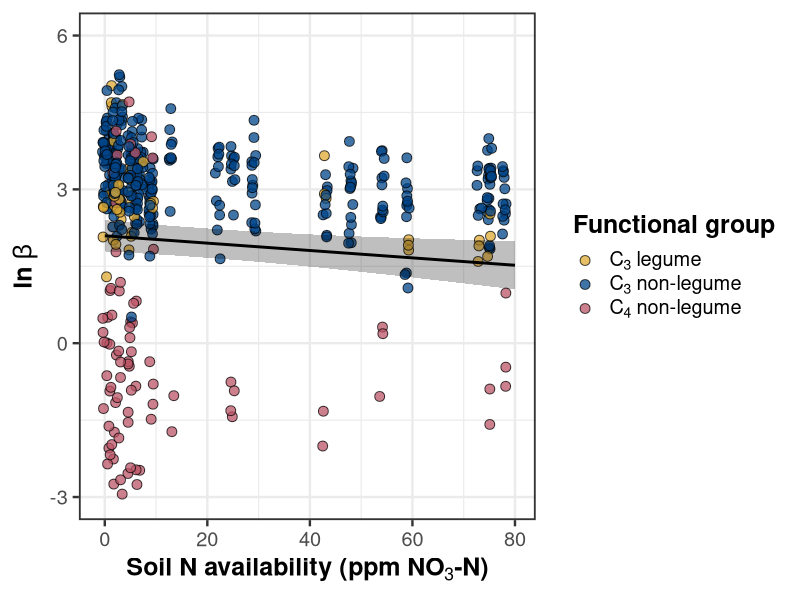
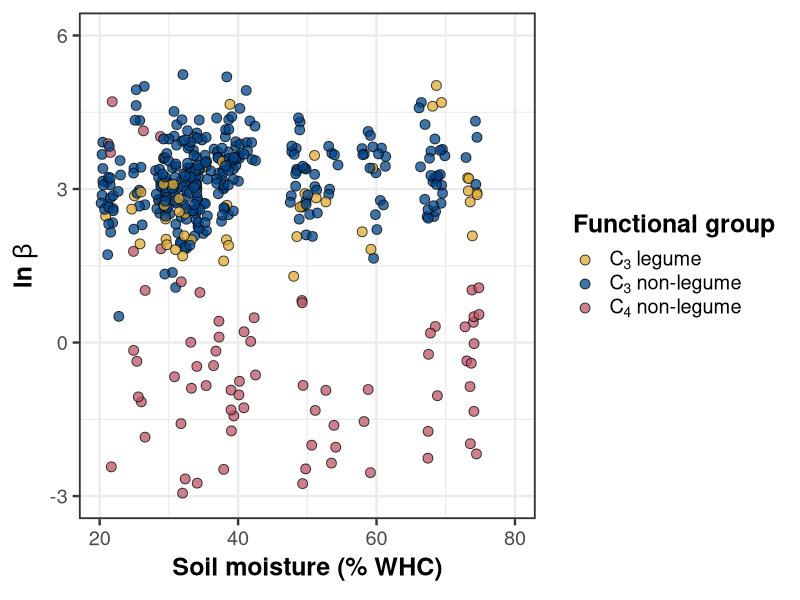
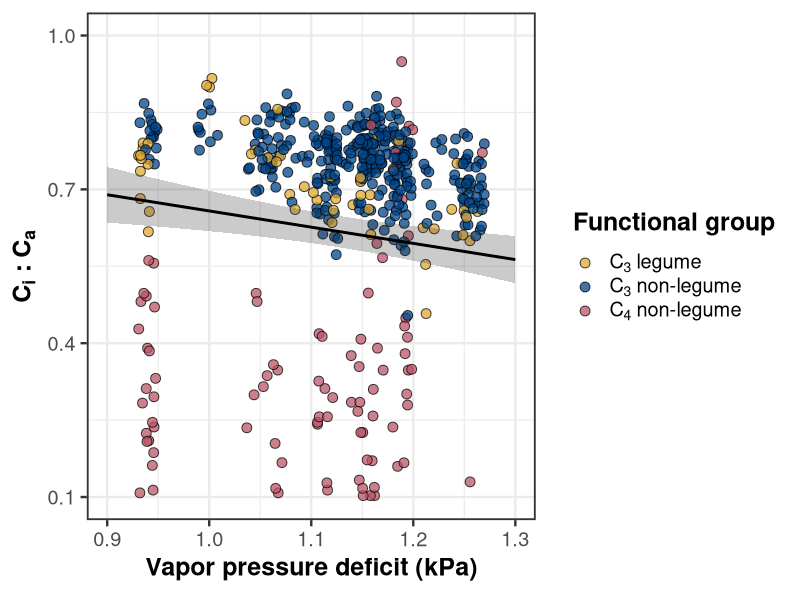
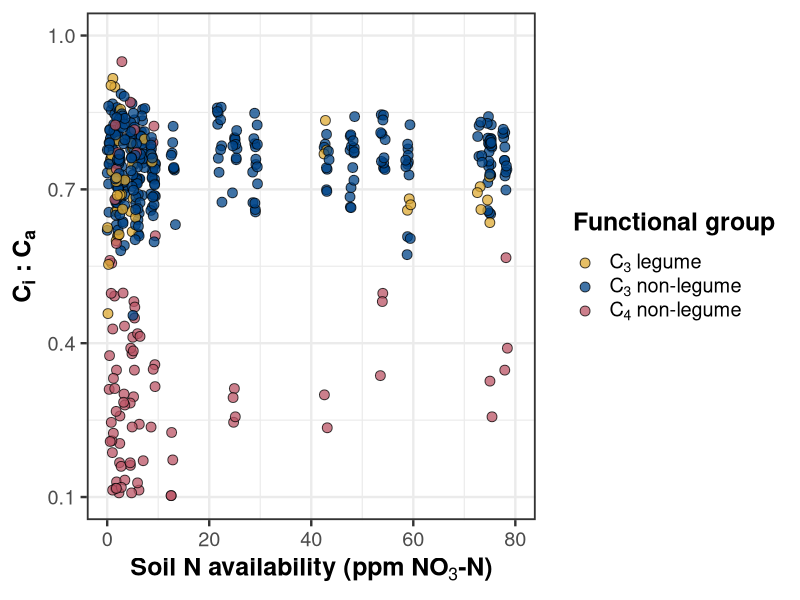
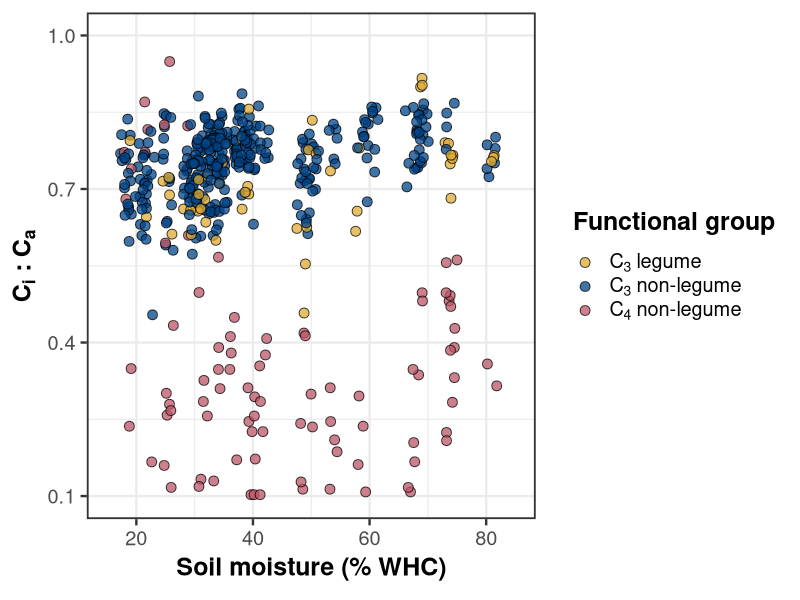
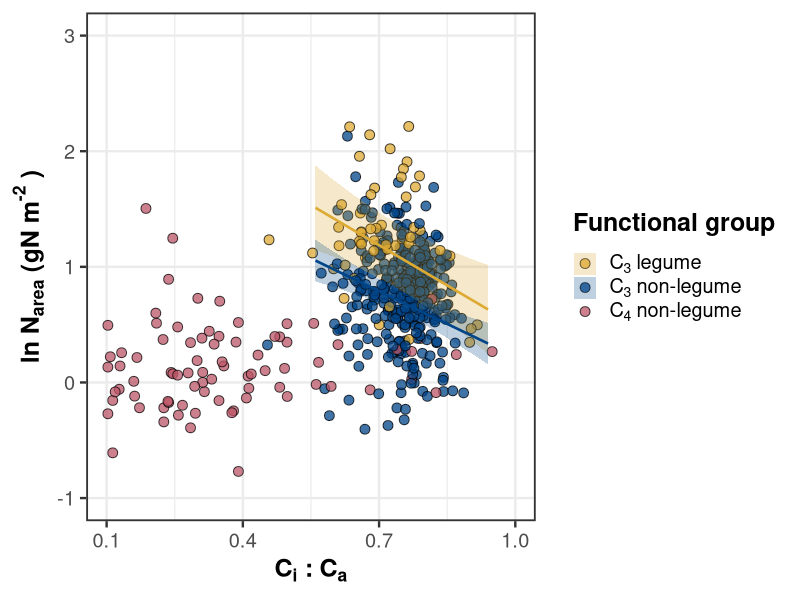
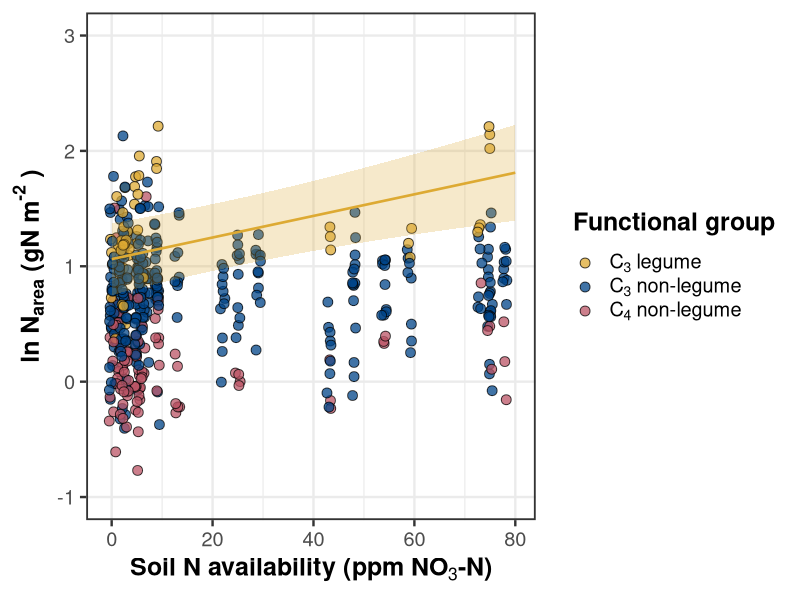
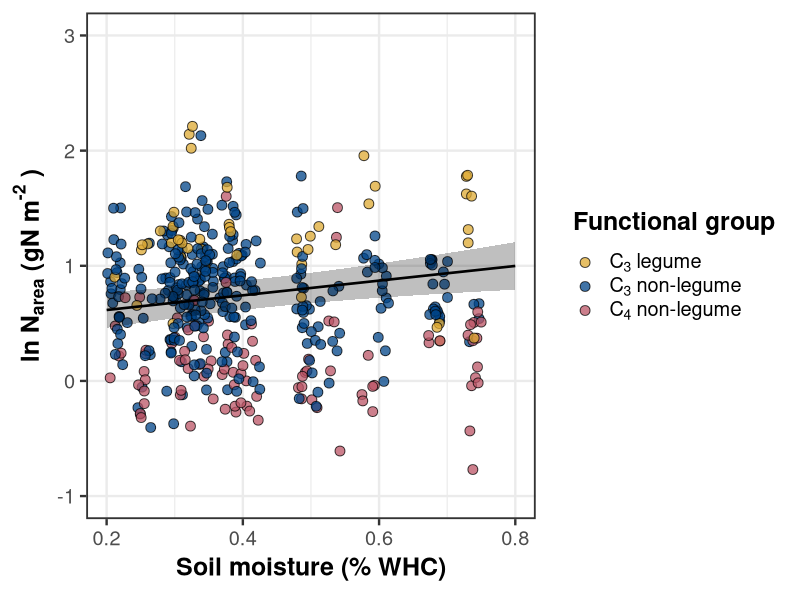

Write R code to recreate these figures, in order.
##########################################################################
## Load libraries and import data
##########################################################################
# Libraries
library(lme4)
library(emmeans)
library(tidyverse)
library(ggpubr)

# Turn off digit rounding in emmean args
emm_options(opt.digits = FALSE)

# Load compiled datasheet
df <- read.csv("../data_sheets/TXeco_compiled_datasheet2.csv",
               na.strings = c("NA", "NaN")) %>%
  filter(site != "Bell_2020_05" & 
           site != "Russel_2020_01") %>%
  mutate(pft = ifelse(pft == "c4_graminoid", 
                      "c4_nonlegume",
                      ifelse(pft == "c3_graminoid" | pft == "c3_forb" | pft == "c3_shrub",
                             "c3_nonlegume", 
                             ifelse(pft == "legume", 
                                    "c3_legume", 
                                    NA))))

## Add colorblind friendly palette
cbbPalette <- c("#0077BB", "#33BBEE", "#009988", "#EE7733", "#CC3311")
cbbPalette2 <- c("#CC3311", "#EE7733", "#009988", "#33BBEE", "#0077BB")
cbbPalette3 <- c("#DDAA33", "#004488", "#BB5566")

## Figure out sample sizes within each pft class
length(df$pft[df$pft == "c3_legume"])
length(df$pft[df$pft == "c3_nonlegume"])
length(df$pft[df$pft == "c4_nonlegume"])

## Convert VPD from hPa (PRISM units) to kPa (standard)
df$vpd4 <- df$vpd4 / 10

## Remove outliers from statistical models
df$narea[df$narea > 10] <- NA
df$n.leaf[c(509)] <- NA
df$marea[df$marea > 1000] <- NA

## Add general models
beta <- lmer(log(beta) ~ wn90_perc * soil.no3n * pft + (1 | NCRS.code), data = df)
chi <- lmer(chi ~ (vpd4+ (wn90_perc * soil.no3n)) * pft + 
              (1 | NCRS.code), data = df)
narea <- lmer(log(narea) ~ (chi + (soil.no3n * wn90_perc)) * pft + (1 | NCRS.code),
              data = df)
nmass <- lmer(log(n.leaf) ~ (chi + (soil.no3n * wn90_perc)) * pft + (1 | NCRS.code),
              data = df)
marea <- lmer(log(marea) ~ (chi + (soil.no3n * wn90_perc)) * pft + (1 | NCRS.code),
              data = df)

##########################################################################
## Beta - soil N
##########################################################################
test(emtrends(beta, ~pft, "soil.no3n"))

beta.no3n.pft <- data.frame(emmeans(beta, ~1, "soil.no3n",
                                    at = list(soil.no3n = seq(0,80,1))))

## Plot
beta.no3n <- ggplot(data = subset(df, !is.na(pft)), 
                        aes(x = soil.no3n, y = log(beta))) +
   geom_jitter(aes(fill = pft),
               width = 0.5, size = 3, alpha = 0.75, shape = 21) +
  geom_ribbon(data = beta.no3n.pft, 
              aes(x = soil.no3n, y = emmean, ymin = lower.CL, 
                  ymax = upper.CL), fill = "black", alpha = 0.25) +
  geom_line(data = beta.no3n.pft, aes(x = soil.no3n, y = emmean), 
            size = 1, color = "black") +
  scale_fill_manual(values = c(cbbPalette3), 
                    labels = c(expression("C"[3]~"legume"),
                               expression("C"[3]~"non-legume"),
                               expression("C"[4]~"non-legume"))) +
  scale_linetype_manual(values = c("dashed", "solid")) +
  scale_x_continuous(limits = c(-1, 80), breaks = seq(0, 80, 20)) +
  scale_y_continuous(limits = c(-3, 6), breaks = seq(-3, 6, 3)) +
  labs(x = expression(bold("Soil N availability (ppm NO"[3]*"-N)")),
       y = expression(bold(ln~beta)),
       fill = "Functional group") +
  theme_bw(base_size = 18) +
  theme(legend.text.align = 0,
        panel.border = element_rect(size = 1.25),
        legend.title = element_text(face = "bold")) +
  guides(color = "none")
beta.no3n

##########################################################################
## Beta - soil moisture
##########################################################################
test(emtrends(beta, ~pft, "wn90_perc"))

beta.sm.pft <- data.frame(emmeans(beta, ~pft, "wn90_perc",
                                    at = list(wn90_perc = seq(0,1,0.01))))

beta.sm <- data.frame(emmeans(beta, ~1, "wn90_perc",
                                at = list(wn90_perc = seq(0,1,0.01)))) %>%
  dplyr::select(pft = X1, everything()) %>%
  full_join(beta.sm.pft) %>%
  mutate(linetype = ifelse(pft == "c4_nonlegume", "solid", "dashed"))

# Plot
beta.h2o <- ggplot(data = subset(df, !is.na(pft)), 
                       aes(x = wn90_perc, y = log(beta))) +
  geom_jitter(aes(fill = pft),
              width = 0.01, size = 3, alpha = 0.75, shape = 21) +
  # geom_ribbon(data = subset(beta.sm, pft != "overall"),
  #             aes(x = wn2_perc, y = emmean, ymin = lower.CL,
  #                 ymax = upper.CL, fill = pft),
  #             alpha = 0.3) +
  # geom_line(data = subset(beta.sm, pft != "overall"),
  #           aes(x = wn2_perc, y = emmean, linetype = linetype, color = pft),
  #           size = 1) +
  scale_fill_manual(values = c(cbbPalette3), 
                    labels = c(expression("C"[3]~"legume"),
                               expression("C"[3]~"non-legume"),
                               expression("C"[4]~"non-legume"))) +
  scale_color_manual(values = c(cbbPalette3), 
                     labels = c(expression("C"[3]~"legume"),
                                expression("C"[3]~"non-legume"),
                                expression("C"[4]~"non-legume"))) +
  scale_x_continuous(limits = c(0.2, 0.8), breaks = seq(0.2, 0.8, 0.2),
                     labels = c(20, 40, 60, 80)) +
  scale_y_continuous(limits = c(-3, 6), breaks = seq(-3, 6, 3)) +
  labs(x = expression(bold("Soil moisture (% WHC)")),
       y = expression(bold(ln~beta)),
       fill = "Functional group",
       color = "Functional group") +
  guides(linetype = "none") +
  theme_bw(base_size = 18) +
  theme(legend.text.align = 0,
        panel.border = element_rect(size = 1.25),
        legend.title = element_text(face = "bold"))
beta.h2o

##########################################################################
## Write beta plot
##########################################################################
# Write plot
png("../working_drafts/figs/TXeco_fig2_beta.png",
    width = 12, height = 4.5, units = 'in', res = 600)
ggarrange(beta.no3n, beta.h2o,
          nrow = 1, ncol = 2, common.legend = TRUE, legend = "right", 
          align = "hv", labels = c("(a)", "(b)"), font.label = list(size = 18))
dev.off()

##########################################################################
## Chi - VPD
##########################################################################
test(emtrends(chi, ~pft, "vpd4"))

chi.vpd.pft <- data.frame(emmeans(chi, ~1, "vpd4",
                                  at = list(vpd4 = seq(0.9,1.3,0.01))))

chi.vpd <- ggplot(data = df, aes(x = vpd4, y = chi)) +
  geom_jitter(aes(fill = pft),
              width = 0.01, size = 3, alpha = 0.75, shape = 21) +
  geom_ribbon(data = chi.vpd.pft, 
              aes(x = vpd4, y = emmean, ymin = lower.CL, 
                  ymax = upper.CL), alpha = 0.25) +
  geom_line(data = chi.vpd.pft, aes(x = vpd4, y = emmean), 
            size = 1, color = "black") +
  scale_fill_manual(values = c(cbbPalette3), 
                    labels = c(expression("C"[3]~"legume"),
                               expression("C"[3]~"non-legume"),
                               expression("C"[4]~"non-legume"))) +
  scale_x_continuous(limits = c(0.9, 1.3), breaks = seq(0.9, 1.3, 0.1)) +
  scale_y_continuous(limits = c(0.1, 1), breaks = seq(0.1, 1, 0.3)) +
  labs(x = expression(bold("Vapor pressure deficit (kPa)")),
       y = expression(bold("C"["i"]*" : C"["a"])),
       fill = expression(bold("Functional group"))) +
  guides(color = "none") +
  theme_bw(base_size = 18) +
  theme(legend.text.align = 0,
        panel.border = element_rect(size = 1.25))
chi.vpd

##########################################################################
## Chi - soil N
##########################################################################
test(emtrends(chi, ~pft, "soil.no3n"))

chi.no3n.pft <- data.frame(emmeans(chi, ~pft, "soil.no3n",
                                  at = list(soil.no3n = seq(0,80,1)))) %>%
  filter(pft == "c4_nonlegume")

chi.no3n <- ggplot(data = df, aes(x = soil.no3n, y = chi)) +
  geom_jitter(aes(fill = pft),
              width = 0.5, size = 3, alpha = 0.75, shape = 21) +
  scale_fill_manual(values = c(cbbPalette3), 
                    labels = c(expression("C"[3]~"legume"),
                               expression("C"[3]~"non-legume"),
                               expression("C"[4]~"non-legume"))) +
  scale_linetype_manual(values = c("dashed", "solid")) +
  scale_x_continuous(limits = c(0, 80), breaks = seq(0, 80, 20)) +
  scale_y_continuous(limits = c(0.1, 1), breaks = seq(0.1, 1, 0.3)) +
  labs(x = expression(bold("Soil N availability (ppm NO"[3]*"-N)")),
       y = expression(bold("C"["i"]*" : C"["a"])),
       fill = expression(bold("Functional group")),
       color = expression(bold("Functional group"))) +
  guides(linetype = "none") +
  theme_bw(base_size = 18) +
  theme(legend.text.align = 0,
        panel.border = element_rect(size = 1.25))
chi.no3n

##########################################################################
## Chi - Soil moisture
##########################################################################
test(emtrends(chi, ~pft, "wn90_perc"))

chi.sm.pft <- data.frame(emmeans(chi, ~pft, "wn90_perc",
                                   at = list(wn90_perc = seq(0.2, 0.8, 0.01))))  %>%
  filter(pft == "c4_nonlegume")

chi.sm <- ggplot(data = df, aes(x = wn90_perc, y = chi)) +
  geom_jitter(aes(fill = pft),
              width = 0.01, size = 3, alpha = 0.75, shape = 21) +
  scale_fill_manual(values = c(cbbPalette3), 
                    labels = c(expression("C"[3]~"legume"),
                               expression("C"[3]~"non-legume"),
                               expression("C"[4]~"non-legume"))) +
  scale_x_continuous(limits = c(0.15, 0.85), breaks = seq(0.2, 0.8, 0.2),
                     labels = c(20, 40, 60, 80)) +
  scale_y_continuous(limits = c(0.1, 1), breaks = seq(0.1, 1, 0.3)) +
  scale_linetype_manual(values = c("dashed", "solid")) +
  labs(x = expression(bold("Soil moisture (% WHC)")),
       y = expression(bold("C"["i"]*" : C"["a"])),
       fill = expression(bold("Functional group")),
       color = expression(bold("Functional group"))) +
  guides(linetype = "none") +
  theme_bw(base_size = 18) +
  theme(legend.text.align = 0,
        panel.border = element_rect(size = 1.25))
chi.sm

##########################################################################
## Write chi plot
##########################################################################
png("../working_drafts/figs/TXeco_fig3_chi.png",
    width = 12.2, height = 9.2, units = 'in', res = 600)
ggarrange(chi.vpd, chi.sm, chi.no3n,
          nrow = 2, ncol = 2, common.legend = TRUE, legend = "right", 
          align = "hv", labels = c("(a)", "(b)", "(c)"), 
          font.label = list(size = 18))
dev.off()

##########################################################################
## Narea - chi
##########################################################################
test(emtrends(narea, ~pft, "chi"))
car::Anova(narea)

narea.chi.pft <- data.frame(emmeans(narea, ~pft, "chi",
                                     at = list(chi = seq(0.1, 1, 0.01)))) %>%
  filter(pft != "c4_nonlegume")
narea.chi.legume <- subset(narea.chi.pft, pft == "c3_legume" & chi > 0.55 & chi < 0.95)
narea.chi.c3non <- subset(narea.chi.pft, pft == "c3_nonlegume" & chi > 0.55 & chi < 0.95)
narea.chi.pft.cleaned <- narea.chi.legume %>%
  full_join(narea.chi.c3non) 

narea.chi.ind <- data.frame(emmeans(narea, ~1, "chi",
                                    at = list(chi = seq(0.1, 1, 0.1))))

narea.chi <- ggplot(data = subset(df, !is.na(pft)), 
                         aes(x = chi, y = log(narea))) +
  geom_point(aes(fill = pft),
             size = 3, alpha = 0.75, shape = 21) +
  geom_ribbon(data = narea.chi.pft.cleaned, 
              aes(x = chi, y = emmean, ymin = lower.CL, ymax = upper.CL,
                  fill = pft), 
              alpha = 0.25) +
  geom_line(data = narea.chi.pft.cleaned,
            aes(x = chi, y = emmean, 
                color = pft),
            size = 0.9) +
  scale_fill_manual(values = c(cbbPalette3), 
                    labels = c(expression("C"[3]~"legume"),
                               expression("C"[3]~"non-legume"),
                               expression("C"[4]~"non-legume"))) +
  scale_color_manual(values = c(cbbPalette3), 
                     labels = c(expression("C"[3]~"legume"),
                                expression("C"[3]~"non-legume"))) +
  scale_x_continuous(limits = c(0.1, 1), breaks = seq(0.1, 1, 0.3)) +
  scale_y_continuous(limits = c(-1, 3), breaks = seq(-1, 3, 1)) +
  labs(x = expression(bold("C"["i"]*" : C"["a"])),
       y = expression(bold(ln*" N"["area"]*" (gN m"^"-2"~")")),
       fill = expression(bold("Functional group")),
       color = expression(bold("Functional group"))) +
  theme_bw(base_size = 18) +
  theme(legend.text.align = 0,
        panel.border = element_rect(size = 1.25),
        panel.grid.minor.y = element_blank()) +
  guides(color = "none")
narea.chi

##########################################################################
## Narea - soil N
##########################################################################
test(emtrends(narea, ~pft, "soil.no3n"))
car::Anova(narea)

narea.no3n.pft <- data.frame(emmeans(narea, ~pft, "soil.no3n",
                                    at = list(soil.no3n = seq(0, 80, 1)))) %>%
  filter(pft == "c3_legume")

narea.no3n.ind <- data.frame(emmeans(narea, ~1, "soil.no3n",
                                     at = list(soil.no3n = seq(0, 80, 1))))

  

narea.no3n <- ggplot(data = subset(df, !is.na(pft)), 
                        aes(x = soil.no3n, y = log(narea))) +
  geom_jitter(aes (fill = pft), width = 0.5, size = 3, alpha = 0.75, shape = 21) +
  geom_ribbon(data = narea.no3n.pft, 
              aes(x = soil.no3n, y = emmean, ymin = lower.CL, ymax = upper.CL), 
              alpha = 0.25, fill = "#DDAA33") +
  geom_line(data = narea.no3n.pft,
            aes(x = soil.no3n, y = emmean),
            size = 0.9, color = "#DDAA33") +
  scale_fill_manual(values = c(cbbPalette3), 
                    labels = c(expression("C"[3]~"legume"),
                               expression("C"[3]~"non-legume"),
                               expression("C"[4]~"non-legume"))) +
  scale_x_continuous(limits = c(-1, 80), breaks = seq(0, 80, 20)) +
  scale_y_continuous(limits = c(-1, 3), breaks = seq(-1, 3, 1)) +
  labs(x = expression(bold("Soil N availability (ppm NO"[3]*"-N)")),
       y = expression(bold(ln*" N"["area"]*" (gN m"^"-2"~")")),
       fill = expression(bold("Functional group"))) +
  theme_bw(base_size = 18) +
  theme(legend.text.align = 0,
        panel.border = element_rect(size = 1.25),
        panel.grid.minor.y = element_blank())
narea.no3n

##########################################################################
## Narea - soil moisture
##########################################################################
test(emtrends(narea, ~pft, "wn90_perc"))
car::Anova(narea)

narea.sm.pft <- data.frame(emmeans(narea, ~1, "wn90_perc",
                                     at = list(wn90_perc = seq(0.2, 0.8, 0.01))))

narea.sm <- ggplot(data = subset(df, !is.na(pft)), 
                   aes(x = wn90_perc, y = log(narea))) +
  geom_jitter(aes(fill = pft),
              width = 0.01, size = 3, alpha = 0.75, shape = 21) +
  geom_ribbon(data = narea.sm.pft, 
              aes(x = wn90_perc, y = emmean, ymin = lower.CL, ymax = upper.CL), 
              alpha = 0.25, fill = "black") +
  geom_line(data = narea.sm.pft,
            aes(x = wn90_perc, y = emmean),
            size = 0.9, color = "black") +
  scale_fill_manual(values = c(cbbPalette3), 
                    labels = c(expression("C"[3]~"legume"),
                               expression("C"[3]~"non-legume"),
                               expression("C"[4]~"non-legume"))) +
  scale_x_continuous(limits = c(0.2, 0.8), breaks = seq(0.2, 0.8, 0.2)) +
  scale_y_continuous(limits = c(-1, 3), breaks = seq(-1, 3, 1)) +
  labs(x = expression(bold("Soil moisture (% WHC)")),
       y = expression(bold(ln*" N"["area"]*" (gN m"^"-2"~")")),
       fill = expression(bold("Functional group"))) +
  theme_bw(base_size = 18) +
  theme(legend.text.align = 0,
        panel.border = element_rect(size = 1.25),
        panel.grid.minor.y = element_blank())
narea.sm

##########################################################################
## Nmass - chi
##########################################################################
test(emtrends(nmass, ~pft, "chi"))

nmass.chi.pft <- data.frame(emmeans(nmass, ~pft, "chi",
                                    at = list(chi = seq(0.2, 1, 0.01)))) %>%
  mutate(linetype = ifelse(pft == "c3_nonlegume","solid", "dashed"))

nmass.chi <- ggplot(data = subset(df, !is.na(pft)), 
                         aes(x = chi, y = log(n.leaf))) +
  geom_point(aes(fill = pft),
             size = 3, alpha = 0.75, shape = 21) +
  scale_fill_manual(values = c(cbbPalette3), 
                    labels = c(expression("C"[3]~"legume"),
                               expression("C"[3]~"non-legume"),
                               expression("C"[4]~"non-legume"))) +
  scale_x_continuous(limits = c(0.2, 1), breaks = seq(0.2, 1, 0.2)) +
  scale_y_continuous(limits = c(-1, 2), breaks = seq(-1, 2, 1)) +
  labs(x = expression(bold("C"["i"]*" : C"["a"])),
       y = expression(bold(ln*" N"["mass"]*" (gN g"^"-1"~")")),
       fill = expression(bold("Functional group")),
       color = expression(bold("Functional group"))) +
  theme_bw(base_size = 18) +
  theme(legend.text.align = 0,
        panel.border = element_rect(size = 1.25),
        panel.grid.minor.y = element_blank()) +
guides(linetype = "none")
nmass.chi

##########################################################################
## Nmass - soil N
##########################################################################
nmass.no3n.ind <- data.frame(emmeans(nmass, ~1, "soil.no3n",
                                 at = list(soil.no3n = seq(0, 80, 1)))) %>%
  dplyr::select(pft = X1, everything())

nmass.no3n <- ggplot(data = subset(df, !is.na(pft)), 
                         aes(x = soil.no3n, y = log(n.leaf))) +
  geom_jitter(aes(fill = pft),
              width = 0.5, size = 3, alpha = 0.7, shape = 21) +
  geom_ribbon(data = nmass.no3n.ind,
              aes(x = soil.no3n, y = emmean, 
                  ymin = lower.CL, ymax = upper.CL), 
              alpha = 0.25) +
  geom_line(data = nmass.no3n.ind,
            aes(x = soil.no3n, y = emmean),
            size = 0.9, color = "black") +
  scale_fill_manual(values = c(cbbPalette3), 
                    labels = c(expression("C"[3]~"legume"),
                               expression("C"[3]~"non-legume"),
                               expression("C"[4]~"non-legume"))) +
  scale_color_manual(values = c(cbbPalette3), 
                     labels = c(expression("C"[3]~"legume"),
                                expression("C"[3]~"non-legume"),
                                expression("C"[4]~"non-legume"))) +
  scale_x_continuous(limits = c(-1, 80), breaks = seq(0, 80, 20)) +
  scale_y_continuous(limits = c(-1, 2), breaks = seq(-1, 2, 1)) +
  labs(x = expression(bold("Soil N availability (ppm NO"[3]*"-N)")),
       y = expression(bold(ln*" N"["mass"]*" (gN g"^"-1"~")")),
       fill = expression(bold("Functional group"))) +
  theme_bw(base_size = 18) +
  theme(legend.text.align = 0,
        panel.border = element_rect(size = 1.25),
        panel.grid.minor.y = element_blank())
nmass.no3n

##########################################################################
## Nmass - soil moisture
##########################################################################
nmass.sm.ind <- data.frame(emmeans(nmass, ~1, "wn90_perc",
                                     at = list(wn90_perc = seq(0.2, 0.8, 0.01)))) %>%
  dplyr::select(pft = X1, everything())

nmass.sm <- ggplot(data = subset(df, !is.na(pft)), 
                     aes(x = wn90_perc, y = log(n.leaf))) +
  geom_jitter(aes(fill = pft),
              width = 0.01, size = 3, alpha = 0.7, shape = 21) +
  geom_ribbon(data = nmass.sm.ind,
              aes(x = wn90_perc, y = emmean, 
                  ymin = lower.CL, ymax = upper.CL), 
              alpha = 0.25) +
  geom_line(data = nmass.sm.ind,
            aes(x = wn90_perc, y = emmean),
            size = 0.9, color = "black") +
  scale_fill_manual(values = c(cbbPalette3), 
                    labels = c(expression("C"[3]~"legume"),
                               expression("C"[3]~"non-legume"),
                               expression("C"[4]~"non-legume"))) +
  scale_color_manual(values = c(cbbPalette3), 
                     labels = c(expression("C"[3]~"legume"),
                                expression("C"[3]~"non-legume"),
                                expression("C"[4]~"non-legume"))) +
  scale_x_continuous(limits = c(0.2, 0.8), breaks = seq(0.2, 0.8, 0.2)) +
  scale_y_continuous(limits = c(-1, 2), breaks = seq(-1, 2, 1)) +
  labs(x = expression(bold("Soil moisture (% WHC)")),
       y = expression(bold(ln*" N"["mass"]*" (gN g"^"-1"~")")),
       fill = expression(bold("Functional group"))) +
  theme_bw(base_size = 18) +
  theme(legend.text.align = 0,
        panel.border = element_rect(size = 1.25),
        panel.grid.minor.y = element_blank())
nmass.sm

##########################################################################
## Marea - chi
##########################################################################
test(emtrends(marea, ~pft, "chi"))

marea.chi.pft <- data.frame(emmeans(marea, ~pft, "chi",
                                    at = list(chi = seq(0.1, 1, 0.01)))) %>%
  filter(pft != "c4_nonlegume")
marea.chi.legume <- subset(marea.chi.pft, pft == "c3_legume" & chi > 0.55 & chi < 0.95)
marea.chi.c3non <- subset(marea.chi.pft, pft == "c3_nonlegume" & chi > 0.55 & chi < 0.95)
marea.chi.pft.cleaned <- marea.chi.legume %>%
  full_join(marea.chi.c3non)

marea.chi.ind <- data.frame(emmeans(marea, ~1, "chi",
                                    at = list(chi = seq(0.1, 1, 0.01))))


marea.chi <- ggplot(data = subset(df, !is.na(pft)), 
                         aes(x = chi, y = log(marea))) +
  geom_point(aes(fill = pft),
             size = 3, alpha = 0.75, shape = 21) +
  geom_ribbon(data = marea.chi.pft.cleaned,
              aes(x = chi, y = emmean, 
                  ymin = lower.CL, ymax = upper.CL, fill = pft), 
              alpha = 0.25) +
  geom_line(data = marea.chi.pft.cleaned,
            aes(x = chi, y = emmean, color = pft),
            size = 0.9) +
  scale_fill_manual(values = c(cbbPalette3), 
                    labels = c(expression("C"[3]~"legume"),
                               expression("C"[3]~"non-legume"),
                               expression("C"[4]~"non-legume"))) +
  scale_color_manual(values = c(cbbPalette3), 
                     labels = c(expression("C"[3]~"legume"),
                                expression("C"[3]~"non-legume"))) +
  scale_linetype_manual(values = c("dashed", "solid")) +
  scale_x_continuous(limits = c(0.1, 1), breaks = seq(0.1, 1, 0.3)) +
  scale_y_continuous(limits = c(3, 7), breaks = seq(3, 7, 1)) +
  labs(x = expression(bold("C"["i"]*" : C"["a"])),
       y = expression(bold(ln*" M"["area"]*" (g m"^"-2"~")")),
       fill = expression(bold("Functional group"))) +
  theme_bw(base_size = 18) +
  theme(legend.text.align = 0,
        panel.border = element_rect(size = 1.25),
        panel.grid.minor.y = element_blank()) +
  guides(color = "none")
marea.chi

##########################################################################
## Marea - soil N
##########################################################################
test(emtrends(marea, ~pft, "soil.no3n"))
car::Anova(marea)

marea.no3n.pft <- data.frame(emmeans(marea, ~pft, "soil.no3n",
                                 at = list(soil.no3n = seq(0, 80, 1))))
marea.no3n.ind <- data.frame(emmeans(marea, ~1, "soil.no3n",
                                     at = list(soil.no3n = seq(0, 80, 1))))

marea.no3n <- ggplot(data = subset(df, !is.na(pft)), 
                     aes(x = soil.no3n, y = log(marea))) +
  geom_jitter(aes(fill = pft),
              width = 0.5, size = 3, alpha = 0.7, shape = 21) +
  geom_ribbon(data = marea.no3n.pft,
              aes(x = soil.no3n, y = emmean, 
                  ymin = lower.CL, ymax = upper.CL, fill = pft), 
              alpha = 0.25) +
  geom_line(data = marea.no3n.pft,
            aes(x = soil.no3n, y = emmean, 
                color = pft),
            size = 0.9) +
  scale_fill_manual(values = c(cbbPalette3), 
                    labels = c(expression("C"[3]~"legume"),
                               expression("C"[3]~"non-legume"),
                               expression("C"[4]~"non-legume"))) +
  scale_color_manual(values = c(cbbPalette3), 
                     labels = c(expression("C"[3]~"legume"),
                                expression("C"[3]~"non-legume"),
                                expression("C"[4]~"non-legume"))) +
  scale_linetype_manual(values = c("dashed", "solid")) +
  scale_x_continuous(limits = c(-1, 80), breaks = seq(0, 80, 20)) +
  scale_y_continuous(limits = c(3, 7), breaks = seq(3, 7, 1)) +
  labs(x = expression(bold("Soil N availability (ppm NO"[3]*"-N)")),
       y = expression(bold(ln*" M"["area"]*" (g m"^"-2"~")")),
       fill = expression(bold("Functional group")),
       color = expression(bold("Functional group"))) +
  theme_bw(base_size = 18) +
  theme(legend.text.align = 0,
        panel.border = element_rect(size = 1.25),
        panel.grid.minor.y = element_blank()) +
  guides(linetype = "none")
marea.no3n

##########################################################################
## Marea - soil moisture
##########################################################################
test(emtrends(marea, ~pft, "wn90_perc"))
car::Anova(marea)

marea.sm.ind <- data.frame(emmeans(marea, ~1, "wn90_perc",
                                     at = list(wn90_perc = seq(0, 1, 0.01))))

marea.sm <- ggplot(data = subset(df, !is.na(pft)), 
                     aes(x = wn90_perc, y = log(marea))) +
  geom_jitter(aes(fill = pft),
              width = 0.01, size = 3, alpha = 0.7, shape = 21) +
  scale_fill_manual(values = c(cbbPalette3), 
                    labels = c(expression("C"[3]~"legume"),
                               expression("C"[3]~"non-legume"),
                               expression("C"[4]~"non-legume"))) +
  scale_x_continuous(limits = c(0.2, 0.8), breaks = seq(0.2, 0.8, 0.2)) +
  scale_y_continuous(limits = c(3, 7), breaks = seq(3, 7, 1)) +
  labs(x = expression(bold("Soil moisture (% WHC)")),
       y = expression(bold(ln*" M"["area"]*" (g m"^"-2"~")")),
       fill = expression(bold("Functional group")),
       color = expression(bold("Functional group"))) +
  theme_bw(base_size = 18) +
  theme(legend.text.align = 0,
        panel.border = element_rect(size = 1.25),
        panel.grid.minor.y = element_blank()) +
  guides(linetype = "none")

marea.sm

##########################################################################
## Create Narea plots
##########################################################################
png("../working_drafts/figs/TXeco_fig4_narea.png",
    height = 12, width = 16, units = 'in', res = 600)
ggarrange(narea.chi, nmass.chi, marea.chi,
          narea.no3n, nmass.no3n, marea.no3n,
          narea.sm, nmass.sm, marea.sm,
          ncol = 3, nrow = 3, common.legend = TRUE, legend = "right", 
          align = "hv", labels = c("(a)", "(b)", "(c)", "(d)", "(e)",
                                   "(f)", "(g)", "(h)", "(i)"), 
          font.label = list(size = 18))
dev.off()
